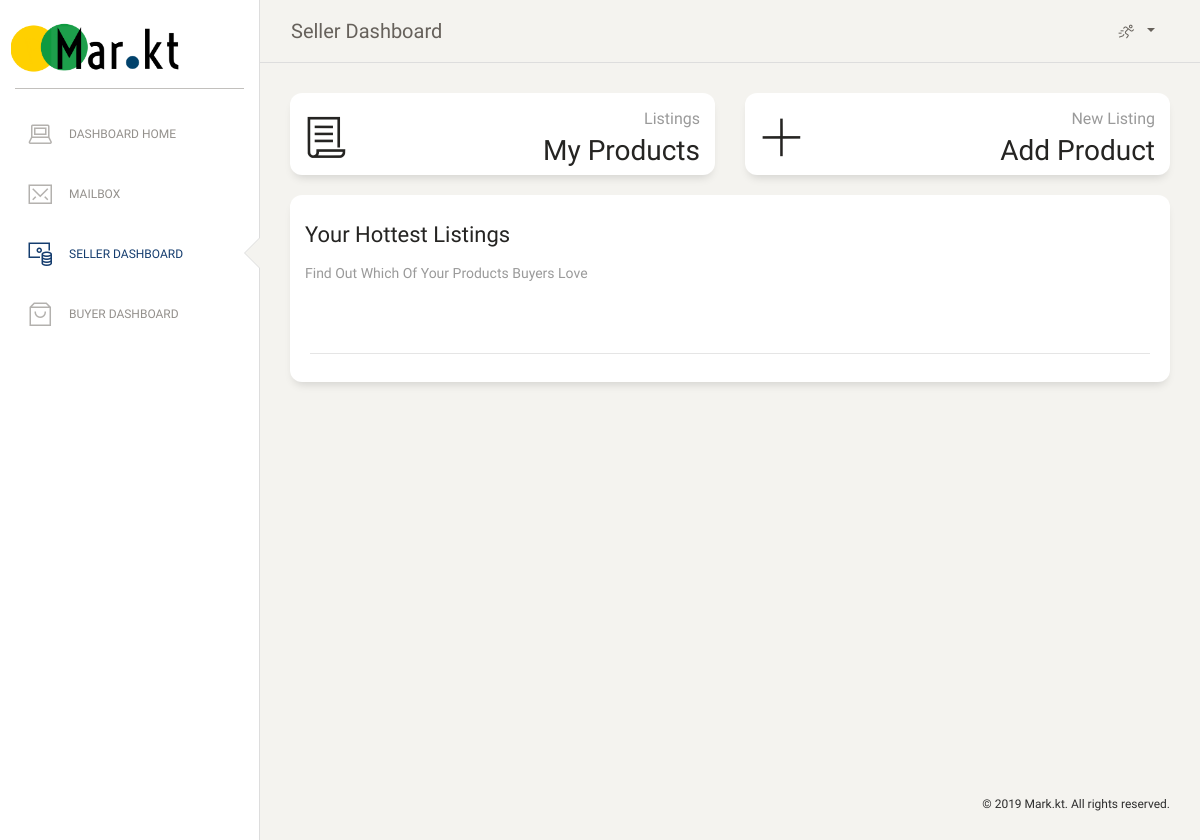
The page /seller/dashboard/ (signed in) on the database as committed earlier.
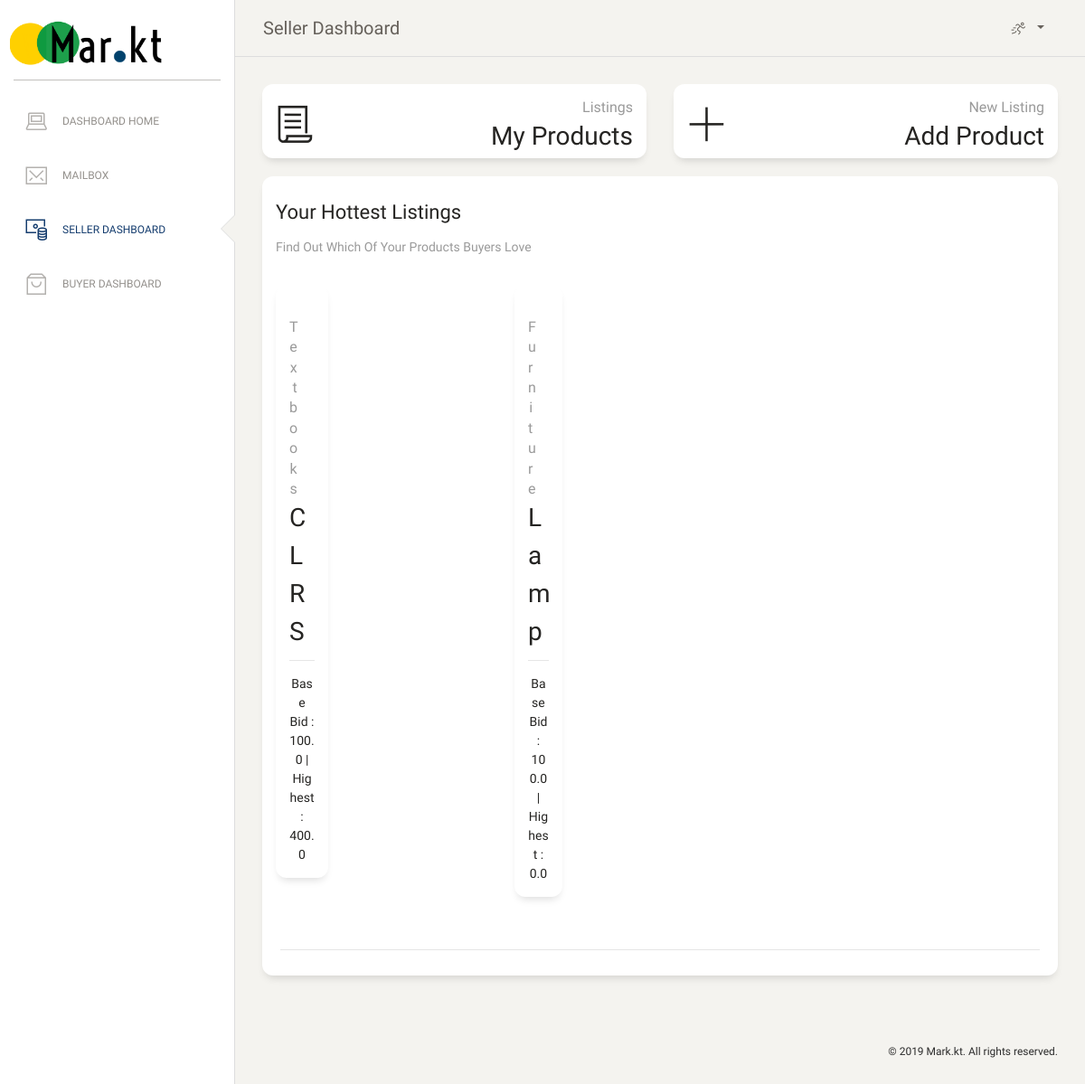
The same page on the database as committed later.
### buyer/models.py (models this page shows)
class Product(models.Model):
    name = models.CharField(max_length=50)
    category = models.CharField(max_length=30)
    cat_id = models.IntegerField()
    vendor_id = models.ForeignKey(User, on_delete=models.CASCADE, related_name='vendor_id')
    is_sold = models.BooleanField(default=False)
    description = models.CharField(max_length=300)
    minimum_bid = models.FloatField()
    current_high_bid = models.FloatField()
    image_link = models.FileField(upload_to='./homepage/static/homepage/products')

### seller/views.py (the view)
# urls.py: path('dashboard/', views.display_seller_dash, name="dashboard"),
def display_seller_dash(request):
    if 'userid' not in request.session.keys():
        return redirect(reverse('homepage:home'))
    context = {
        'page_name': "Seller Dashboard",
        "cat_id": 9,
    }
    userid = request.session['userid']
    products = Product.objects.filter(vendor_id=userid).order_by('-current_high_bid')[:3]
    products = list(products)
    while len(products) < 3:
        products.append(None)
    if products[0] is not None:
        context['item1'] = products[0]
    if products[0] is not None:
        context['item2'] = products[1]
    if products[0] is not None:
        context['item3'] = products[2]
    return render(request, 'seller/seller-dashboard.html', context)

### seller/templates/seller/seller-dashboard.html (shortened to what the changed rows need)
<!DOCTYPE html>
<html lang="en">
{% load static %}
<head>
  <link href="{% static 'homepage/css/font-awesome.min.css' %}" rel="stylesheet">
  <link href="{% static 'homepage/css/bootstrap.min.css' %}" rel="stylesheet" />
  <link href="{% static 'homepage/css/paper-dashboard.css' %}" rel="stylesheet" />
   <link href="{% static 'homepage/css/theme.css' %}" rel="stylesheet">
   <link href="{% static 'homepage/css/dash.css' %}" rel="stylesheet">
   <link href="{% static 'buyer/css/buyer-dashboard.css' %}" rel="stylesheet">
</head>
<body class="">
  <div class="wrapper ">
    <div class="main-panel">
      <div class="content">
        <div class="row">
          <div class="col-md-12">
            <div class="card ">
              <div class="card-body ">
                <div class="row">
                  {% if item1 %}
                  <a href="{% url 'seller:mod' item1.id %}">
                  <div class="col-sm-4">
                      <div class="card card-stats">
                        <div class="card-body">
                          <div class="row text-center">
                            <div class="col-4">
                            </div>
                            <div class="col-8">
                              <div class="numbers">
                                <p class="card-category">{{ item1.category }}</p>
                                <p class="card-title">{{ item1.name }}
                              </div>
                            </div>
                          </div>
                        </div>
                        <div class="card-footer text-center">
                          <hr>
                          Base Bid : {{ item1.minimum_bid }} | Highest : {{ item1.current_high_bid }}
                        </div>
                      </div>
                  </div>
                </a>
                  {% endif %}
                  {% if item2 %}
                  <a href="{% url 'seller:mod' item2.id %}">
                  <div class="col-sm-4">
                      <div class="card card-stats">
                        <div class="card-body">
                          <div class="row text-center">
                            <div class="col-4">
                            </div>
                            <div class="col-8">
                              <div class="numbers">
                                <p class="card-category">{{ item2.category }}</p>
                                <p class="card-title">{{ item2.name }}
                              </div>
                            </div>
                          </div>
                        </div>
                        <div class="card-footer text-center">
                          <hr>
                          Base Bid : {{ item2.minimum_bid }} | Highest : {{ item2.current_high_bid }}
                        </div>
                      </div>
                  </div>
                </a>
                  {% endif %}
                </div>
              </div>
            </div>
          </div>
        </div>
      </div>
    </div>
  </div>
</body>
</html>

Rows that differ between the two databases and show on the page:
added Product: category "Textbooks", name "CLRS", minimum_bid "100.0", current_high_bid "400.0"
added Product: category "Furniture", name "Lamp", minimum_bid "100.0", current_high_bid "0.0"
Other text that changed with them:
text now shown: "Base Bid : | Highest : Base Bid : | Highest :"
